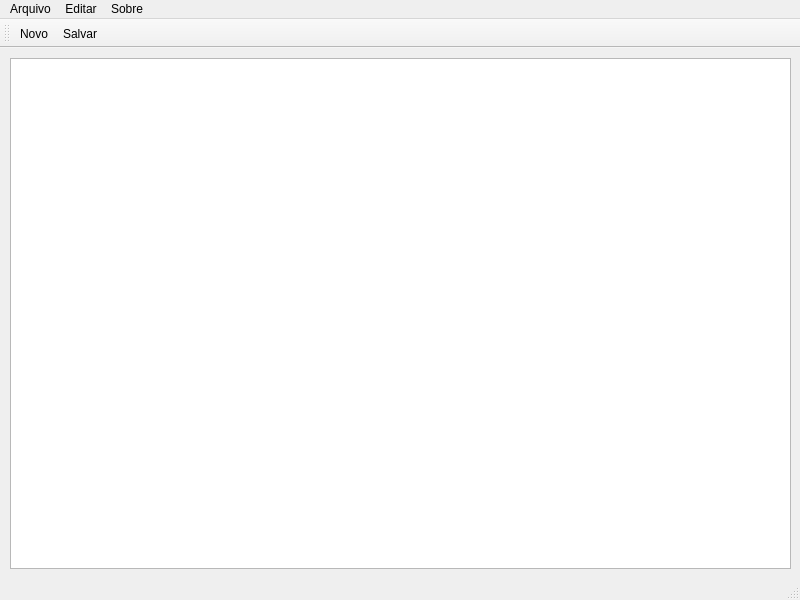
<?xml version="1.0" encoding="UTF-8"?>
<ui version="4.0">
 <class>MainWindow</class>
 <widget class="QMainWindow" name="MainWindow">
  <property name="geometry">
   <rect>
    <x>0</x>
    <y>0</y>
    <width>800</width>
    <height>600</height>
   </rect>
  </property>
  <property name="windowTitle">
   <string>MainWindow</string>
  </property>
  <widget class="QWidget" name="centralwidget">
   <widget class="QTextEdit" name="textEdit">
    <property name="geometry">
     <rect>
      <x>10</x>
      <y>10</y>
      <width>781</width>
      <height>511</height>
     </rect>
    </property>
   </widget>
  </widget>
  <widget class="QMenuBar" name="menubar">
   <property name="geometry">
    <rect>
     <x>0</x>
     <y>0</y>
     <width>800</width>
     <height>23</height>
    </rect>
   </property>
   <widget class="QMenu" name="menuArquivo">
    <property name="title">
     <string>Arquivo</string>
    </property>
    <addaction name="actionNovo"/>
    <addaction name="actionAbrir"/>
    <addaction name="separator"/>
    <addaction name="actionSlavar"/>
    <addaction name="actionSalvar_Novo"/>
    <addaction name="separator"/>
    <addaction name="actionFechar"/>
   </widget>
   <widget class="QMenu" name="menuEditar">
    <property name="title">
     <string>Editar</string>
    </property>
    <addaction name="actionCopiar"/>
    <addaction name="actionRecortar"/>
    <addaction name="actionColar"/>
    <addaction name="actionDesfazer"/>
   </widget>
   <widget class="QMenu" name="menuSobre">
    <property name="title">
     <string>Sobre</string>
    </property>
   </widget>
   <addaction name="menuArquivo"/>
   <addaction name="menuEditar"/>
   <addaction name="menuSobre"/>
  </widget>
  <widget class="QStatusBar" name="statusbar"/>
  <widget class="QToolBar" name="toolBar">
   <property name="windowTitle">
    <string>toolBar</string>
   </property>
   <attribute name="toolBarArea">
    <enum>TopToolBarArea</enum>
   </attribute>
   <attribute name="toolBarBreak">
    <bool>false</bool>
   </attribute>
   <addaction name="actionNovo"/>
   <addaction name="actionSlavar"/>
  </widget>
  <action name="actionNovo">
   <property name="text">
    <string>Novo</string>
   </property>
  </action>
  <action name="actionAbrir">
   <property name="text">
    <string>Abrir</string>
   </property>
  </action>
  <action name="actionSlavar">
   <property name="text">
    <string>Salvar</string>
   </property>
  </action>
  <action name="actionSalvar_Novo">
   <property name="text">
    <string>Salvar Novo</string>
   </property>
  </action>
  <action name="actionFechar">
   <property name="text">
    <string>Fechar</string>
   </property>
  </action>
  <action name="actionCopiar">
   <property name="text">
    <string>Copiar</string>
   </property>
  </action>
  <action name="actionRecortar">
   <property name="text">
    <string>Recortar</string>
   </property>
  </action>
  <action name="actionColar">
   <property name="text">
    <string>Colar</string>
   </property>
  </action>
  <action name="actionDesfazer">
   <property name="text">
    <string>Desfazer</string>
   </property>
  </action>
 </widget>
 <resources/>
 <connections/>
</ui>
